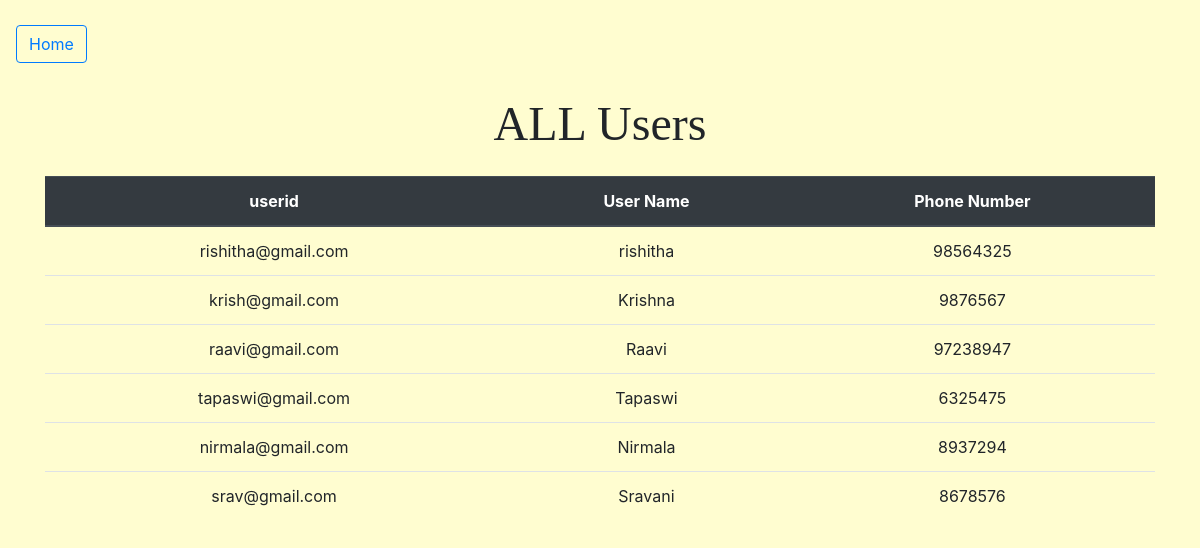
The page /allusers.php on the database its author committed.
### tables this page shows
CREATE TABLE `users` (
  `userid` varchar(20) NOT NULL,
  `username` text NOT NULL,
  `password` int(10) NOT NULL,
  `pnumber` int(10) NOT NULL
);

### allusers.php (the view, shortened to what this page needs)
<?php
include 'connection.php'
 ?>
<!DOCTYPE html>
<html lang="en" dir="ltr">
  <head>
    <link rel="stylesheet" href="https://stackpath.bootstrapcdn.com/bootstrap/4.3.1/css/bootstrap.min.css">
  </head>
  <body style="background-color:#FFFDD0 ">
  <div class="bg-image" >
      <nav class="navbar navbar-expand-lg #E0FFFF " >
        <br /><br><br>
        <a href="adminhome.php" target="_self" class="navbar-brand"><button type="button" class="btn btn-outline-primary">Home</button></a>
      </nav>
      <div class="blockquote text-center  ">
          <font face = "Monotype Corsiva" size = "18">ALL Users</font>
      </div>
<?php
$sql='SELECT * FROM users';
$retval = mysqli_query($con,$sql);
if($retval){
    if(mysqli_num_rows($retval) > 0){
      echo "<div class='container text-center' >";
        echo "<table class='table'>";
         echo "<thead class='thead-dark'>";
            echo "<tr>";
            echo "<th>userid</th>";
            echo "<th>User Name</th>";
            echo "<th>Phone Number</th>";
            echo "</tr>";
            echo "</thead>";
            echo "</div>";
          }
        }
while($ro=mysqli_fetch_array($retval))
{
  echo "<tr>";
                 echo "<td>" . $ro['userid'] . "</td>";
                 echo "<td>" . $ro['username'] . "</td>";
                 echo "<td>" . $ro['pnumber'] . "</td>";
             echo "</tr>";
}
?>
    </div>
</body>
</html>

### rows shown on the page
users: userid "rishitha@gmail.com", username "rishitha", pnumber "98564325"
users: userid "krish@gmail.com", username "Krishna", pnumber "9876567"
users: userid "raavi@gmail.com", username "Raavi", pnumber "97238947"
users: userid "tapaswi@gmail.com", username "Tapaswi", pnumber "6325475"
users: userid "nirmala@gmail.com", username "Nirmala", pnumber "8937294"
users: userid "srav@gmail.com", username "Sravani", pnumber "8678576"
